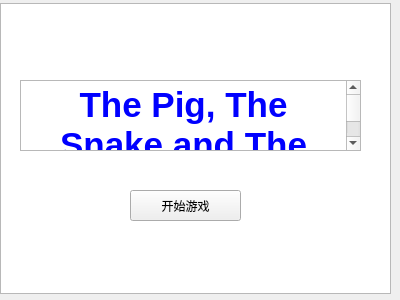
<?xml version="1.0" encoding="UTF-8"?>
<ui version="4.0">
 <class>Widget</class>
 <widget class="QWidget" name="Widget">
  <property name="geometry">
   <rect>
    <x>0</x>
    <y>0</y>
    <width>400</width>
    <height>300</height>
   </rect>
  </property>
  <property name="windowTitle">
   <string>Widget</string>
  </property>
  <widget class="QPushButton" name="startBtn">
   <property name="geometry">
    <rect>
     <x>130</x>
     <y>190</y>
     <width>111</width>
     <height>31</height>
    </rect>
   </property>
   <property name="text">
    <string>开始游戏</string>
   </property>
  </widget>
  <widget class="QTextEdit" name="gamename">
   <property name="geometry">
    <rect>
     <x>20</x>
     <y>80</y>
     <width>341</width>
     <height>71</height>
    </rect>
   </property>
   <property name="html">
    <string>&lt;!DOCTYPE HTML PUBLIC &quot;-//W3C//DTD HTML 4.0//EN&quot; &quot;http://www.w3.org/TR/REC-html40/strict.dtd&quot;&gt;
&lt;html&gt;&lt;head&gt;&lt;meta name=&quot;qrichtext&quot; content=&quot;1&quot; /&gt;&lt;style type=&quot;text/css&quot;&gt;
p, li { white-space: pre-wrap; }
&lt;/style&gt;&lt;/head&gt;&lt;body style=&quot; font-family:'SimSun'; font-size:9pt; font-weight:400; font-style:normal;&quot; bgcolor=&quot;transparent&quot;&gt;
&lt;p align=&quot;center&quot; style=&quot; margin-top:0px; margin-bottom:0px; margin-left:0px; margin-right:0px; -qt-block-indent:0; text-indent:0px;&quot;&gt;&lt;span style=&quot; font-size:26pt; font-weight:600; color:#0000ff;&quot;&gt;The Pig, The Snake and The Pigeon&lt;/span&gt;&lt;/p&gt;
&lt;p style=&quot;-qt-paragraph-type:empty; margin-top:0px; margin-bottom:0px; margin-left:0px; margin-right:0px; -qt-block-indent:0; text-indent:0px;&quot;&gt;&lt;br /&gt;&lt;/p&gt;&lt;/body&gt;&lt;/html&gt;</string>
   </property>
  </widget>
  <widget class="QTextEdit" name="bgphoto">
   <property name="geometry">
    <rect>
     <x>0</x>
     <y>3</y>
     <width>391</width>
     <height>291</height>
    </rect>
   </property>
   <property name="html">
    <string>&lt;!DOCTYPE HTML PUBLIC &quot;-//W3C//DTD HTML 4.0//EN&quot; &quot;http://www.w3.org/TR/REC-html40/strict.dtd&quot;&gt;
&lt;html&gt;&lt;head&gt;&lt;meta name=&quot;qrichtext&quot; content=&quot;1&quot; /&gt;&lt;style type=&quot;text/css&quot;&gt;
p, li { white-space: pre-wrap; }
&lt;/style&gt;&lt;/head&gt;&lt;body style=&quot; font-family:'SimSun'; font-size:9pt; font-weight:400; font-style:normal;&quot;&gt;
&lt;p style=&quot; margin-top:0px; margin-bottom:0px; margin-left:0px; margin-right:0px; -qt-block-indent:0; text-indent:0px;&quot;&gt;&lt;img src=&quot;:/image/resourse/image1.jpg&quot; /&gt;&lt;/p&gt;&lt;/body&gt;&lt;/html&gt;</string>
   </property>
  </widget>
  <zorder>bgphoto</zorder>
  <zorder>startBtn</zorder>
  <zorder>gamename</zorder>
 </widget>
 <layoutdefault spacing="6" margin="11"/>
 <resources/>
 <connections/>
</ui>
